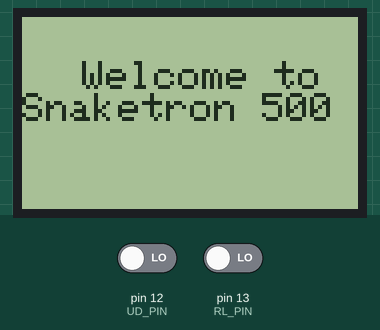
Simulated run of this sketch. Board: Arduino Uno, built with avr-gcc and run on an emulated ATmega328P. Shown: 84×48 one-colour display. Inputs (shaded band) come from the test bench; at power-on: pin 12 (UD_PIN) LOW, pin 13 (RL_PIN) LOW. The display library's start-up logo is not drawn; random numbers use the default seed unless the sketch sets one.

Above: at 2.1 s.
At 8.0 s:
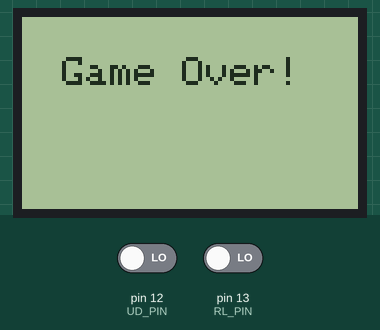
At 9.0 s:
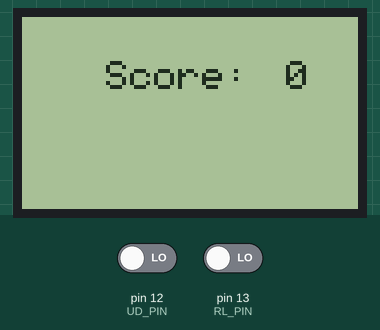

The sketch:

Snake2.ino
```cpp
#ifndef _SNAKEH_
#define _SNAKEH_

#include <SPI.h>
#include <Adafruit_GFX.h>
#include <Adafruit_PCD8544.h>

Adafruit_PCD8544 display = Adafruit_PCD8544(7,6,5,3,4);

#define LOGO16_GLCD_HEIGHT 16
#define LOGO16_GLCD_WIDTH  16
static const unsigned char PROGMEM logo16_glcd_bmp[] =
{ B00000000, B11000000,
  B00000001, B11000000,
  B00000001, B11000000,
  B00000011, B11100000,
  B11110011, B11100000,
  B11111110, B11111000,
  B01111110, B11111111,
  B00110011, B10011111,
  B00011111, B11111100,
  B00001101, B01110000,
  B00011011, B10100000,
  B00111111, B11100000,
  B00111111, B11110000,
  B01111100, B11110000,
  B01110000, B01110000,
  B00000000, B00110000 };

#include "snake.h"
#include "dot.h"
#include "pos.h"

Snake s;
dot d;
int rl,ud;
pos do1,sn;
int dot_gen = 1;
int button_cont = 0;
int joy_cont = 0;
int RL_PIN = 13;
int UD_PIN = 12;
//int ms = 0; //can be used to select difficulty by controlling the delay in some form

void loop(){}

void setup() {
  Serial.begin(9600);
  display.begin();
  display.setContrast(30);
  display.display();
  delay(2000);
  display.clearDisplay();

  //Welcome Screen
  display.setTextSize(1);
  display.setTextColor(1);
  display.setCursor(15,11);
  display.println("Welcome to Snaketron 500");
  display.display();
  delay(2000);

  //Mode Selection
//  while (button_cont == 0){
//    if (joy_cont == 1 && ms == 0){
//      ms = 1;
//    }
//    else if (joy_cont == 1 && ms == 1){
//      ms = 0;
//    }
//  }

  //Scoreboard Display
//  display1.setTextSize(1);
//  display1.setTextColor(WHITE);
//  display1.setCursor(55,11);
//  display1.println("Score:");
//  display1.setCursor(65,11);
//  display1.println(s.score());

  //Game Start Animation

  //resetGame();

  while(s.win_check() + s.kill_check() == 0) {
    if (dot_gen == 1){
    int x = random(0,83);
    int y = random(0,47);
    d.setpos(x,y);
    dot_gen = 0;
    }
    getInput();
    drawLCD();
    delay(100);
  }
  display.clearDisplay();
  display.setTextSize(1);
  display.setTextColor(BLACK);
  display.setCursor(10,10);
  display.println("Game Over!");
  display.display();
  delay(1000);
  drawLCDend();
  }

void getInput() {
	rl = digitalRead(RL_PIN);
	ud = digitalRead(UD_PIN);
  if (rl == HIGH && (s.left == 1 || s.down == 1 || s.up == 1)) { // push right
		s.t_right();
	}
	else if (rl == HIGH && s.right == 1) { // push left
		s.t_left();
	}
	else if (ud == HIGH && (s.down == 1 || s.right == 1 || s.left == 1)) { // push up
		s.t_up();
	}
	else if (ud == HIGH && s.up == 1) { // push down
		s.t_down();
	}
}

void drawLCD() {
	display.clearDisplay();
	d.render();
	s.render();
	do1 = d.posit();
	sn = s.posit();
	if ((do1.cor1 == sn.cor1 || do1.cor1 == sn.cor1 + 1 || do1.cor1 == sn.cor1 - 1) && (do1.cor2 == sn.cor2 || do1.cor2 == sn.cor2 + 1 || do1.cor2 == sn.cor2 - 1)){
	s.swallow();
  //Serial.println(s.score());
	dot_gen = 1;
	}
	else {
	s.update1();
	}
	//if (s.win_check() + s.kill_check() == 0){
	//}
	//else{
	display.display();
}

void drawLCDend(){
  display.clearDisplay();
  display.setTextSize(1);
  display.setTextColor(1);
  display.setCursor(21,11);
  display.println("Score:");
  display.setCursor(66,11);
  display.println(s.score());
  display.display();
}
#endif
```

dot.h
```cpp
#ifndef _DOH_
#define _DOH_

#include "pos.h"

class dot {
//private:
public:
	int x;
	int y;
	void setpos(int sx,int sy){
		x = sx;
		y = sy;
	}
	void render() {
		display.drawPixel(x,y,BLACK);
		display.drawPixel(x+1,y,BLACK);
		display.drawPixel(x,y+1,BLACK);
		display.drawPixel(x+1,y+1,BLACK);
	}
	pos posit(){
		pos pos1;
		pos1.cor1 = x;
		pos1.cor2 = y;
		return pos1;
	}
};

#endif
```

pos.h
```cpp
#ifndef _POSH_
#define _POSH_

struct pos{
	int cor1;
	int cor2;
};

#endif
```

snake.h
```cpp
#ifndef _SNH_
#define _SNH_

#include "pos.h"

class Snake {

private:
	//for
	int body1[20][2];
	int body2[20][2];
	int len;

	//int next[1][2];
public:
	//int head[1][2];
	//head[0][] = body[0][];
	int right;
	int left;
	int up;
	int down;
	Snake() {
		body1[0][0] = 54;
		body1[0][1] = 16;
		body1[0][0] = 53;
    body1[0][1] = 16;
    body1[0][0] = 52;
    body1[0][1] = 16;
    body1[0][0] = 51;
    body1[0][1] = 16;
    body1[0][0] = 50;
    body1[0][1] = 16;
		right = 1;
		left = 0;
		down = 0;
		up = 0;
		len = 5;
		}
	void render() {
		for(int a = 0; a < len; a = a+ 1 ){
			display.drawPixel(body1[a][0],body1[a][1],BLACK);
			display.drawPixel(body2[a][0],body2[a][1],BLACK);
		}
	}
	void update1(){
		for(int i = len;i > 0; i = i - 1){
			body1[i][0] = body1[i - 1][0];
		  body1[i][1] = body1[i - 1][1];
			body2[i][0] = body2[i - 1][0];
			body2[i][1] = body2[i - 1][1];
		}
    body1[0][0] = body1[1][0] - left + right;
		body1[0][1] = body1[1][1] - up + down;
		body2[0][0] = body1[0][0] - up + down;
		body2[0][1] = body1[0][1] - left + right;
	}
	int win_check(){
		if (len == 50){
			return 1;
		}
		else{
			return 0;
		}
	}
	int kill_check(){
		if (body1[0][0] == 84 || body1[0][1] == 48 || body1[0][0] == -1 || body1[0][1] == -1){
			return 1;
		}
		else{
			return 0;
		}
	}
	void t_right(){
		right = 1;
		left = 0;
		down = 0;
		up = 0;
	}
	void t_left(){
		right = 0;
		left = 1;
		down = 0;
		up = 0;
	}
	void t_up(){
		right = 0;
		left = 0;
		down = 0;
		up = 1;
	}
	void t_down(){
		right = 0;
		left = 0;
		down = 1;
		up = 0;
	}
	void swallow(){
		len = len + 1;
    //serial.println(len)
		update1();
	}
	int score(){
		return len - 5;
	}
	pos posit(){
		pos pos1;
		pos1.cor1 = body1[0][0];
		pos1.cor2 = body1[0][1];
		return pos1;
	}
};

#endif
```

Measured:
- what the display in image 0 shows lasts 2.0 s, from 2.1 s to 4.1 s
- what the display in image 1 shows lasts 1.0 s, from 7.9 s to 8.9 s
